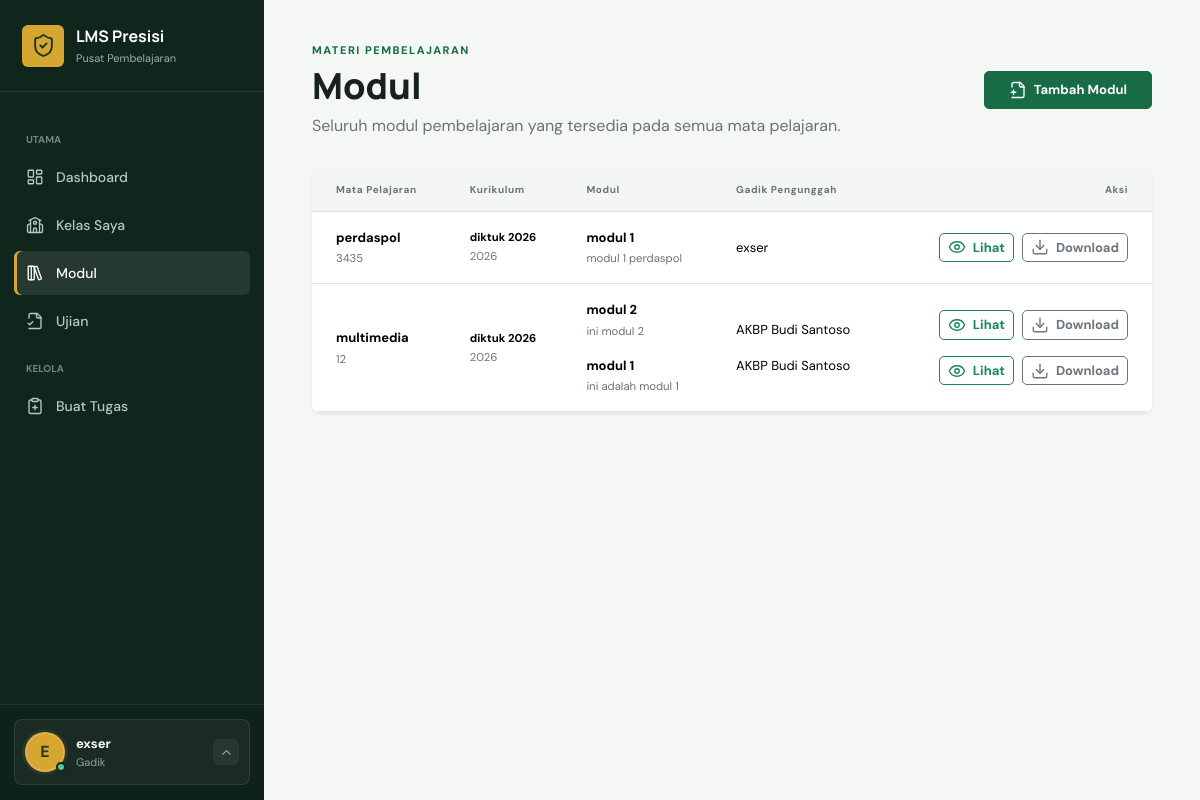
The page /modul/ (signed in) on the database its author committed.
### lms/models.py (models this page shows, shortened)
class CustomUser(AbstractUser):
    class Role(models.TextChoices):
        ADMIN = "ADMIN", "Admin"
        GADIK = "GADIK", "Gadik"
        SERDIK = "SERDIK", "Serdik"
    nama_lengkap = models.CharField(max_length=255, blank=True)
    nip_nrp = models.CharField(max_length=30, unique=True, null=True, blank=True)
    tempat_lahir = models.CharField(max_length=100, blank=True)
    tanggal_lahir = models.DateField(null=True, blank=True)
    asal_pengiriman = models.CharField(max_length=150, blank=True)
    alamat = models.TextField(blank=True)
    role = models.CharField(max_length=10, choices=Role.choices, default=Role.SERDIK)
    @property
    def display_name(self):
        return self.nama_lengkap or self.get_full_name() or self.username

class MataPelajaran(models.Model):
    kurikulum = models.ForeignKey(Kurikulum, on_delete=models.CASCADE, related_name="mata_pelajaran")
    kode_mapel = models.CharField(max_length=20)
    nama_mapel = models.CharField(max_length=100)
    gadik_pengajar = models.ManyToManyField(
        CustomUser,
        blank=True,
        limit_choices_to={"role": CustomUser.Role.GADIK},
        related_name="mata_pelajaran_diampu",
    )
    class Meta:
        ordering = ["kode_mapel"]
        constraints = [
            models.UniqueConstraint(fields=["kurikulum", "kode_mapel"], name="unik_kode_mapel_per_kurikulum")
        ]
        verbose_name_plural = "Mata pelajaran"

class Kurikulum(models.Model):
    nama_kurikulum = models.CharField(max_length=150)
    tahun_ajaran = models.CharField(max_length=10)
    is_active = models.BooleanField(default=True)
    class Meta:
        ordering = ["-is_active", "-tahun_ajaran", "nama_kurikulum"]
        verbose_name_plural = "Kurikulum"

class ModulBelajar(models.Model):
    kelas = models.ForeignKey(Kelas, on_delete=models.CASCADE, related_name="modul")
    mapel = models.ForeignKey(MataPelajaran, on_delete=models.PROTECT, related_name="modul")
    gadik = models.ForeignKey(CustomUser, on_delete=models.PROTECT, related_name="modul_dibuat")
    judul = models.CharField(max_length=200)
    deskripsi = models.TextField()
    file_modul = models.FileField(upload_to="modul/%Y/%m/")
    created_at = models.DateTimeField(auto_now_add=True)
    class Meta:
        ordering = ["-created_at"]
        verbose_name_plural = "Modul belajar"

### lms/views.py (the view)
# urls.py: path("modul/", views.daftar_modul, name="daftar_modul"),
@role_required(CustomUser.Role.ADMIN, CustomUser.Role.GADIK, CustomUser.Role.SERDIK)
def daftar_modul(request):
    modul_unik = {}
    queryset = ModulBelajar.objects.select_related("mapel", "mapel__kurikulum", "gadik").order_by(
        "-created_at"
    )
    for modul in queryset:
        modul_unik.setdefault((modul.mapel_id, modul.file_modul.name), modul)
    modul_per_mapel = []
    kelompok_mapel = {}
    for modul in modul_unik.values():
        kelompok = kelompok_mapel.get(modul.mapel_id)
        if kelompok is None:
            kelompok = {"mapel": modul.mapel, "modul": []}
            kelompok_mapel[modul.mapel_id] = kelompok
            modul_per_mapel.append(kelompok)
        kelompok["modul"].append(modul)
    return render(request, "lms/daftar_modul.html", {"modul_per_mapel": modul_per_mapel})

### lms/views.py (called while the page is built)
def role_required(*roles):
    def decorator(view_func):
        @login_required
        @wraps(view_func)
        def wrapped(request, *args, **kwargs):
            if request.user.role not in roles and not request.user.is_superuser:
                raise PermissionDenied
            return view_func(request, *args, **kwargs)
        return wrapped
    return decorator

### templates/lms/daftar_modul.html (shortened to what this page needs)
{% extends 'base.html' %}
{% block content %}
<header class="page-heading heading-with-action">
    <div><p class="eyebrow">MATERI PEMBELAJARAN</p><h1>Modul</h1><p>Seluruh modul pembelajaran yang tersedia pada semua mata pelajaran.</p></div>
    {% if user.role == 'ADMIN' or user.is_superuser %}
    <a class="btn btn-primary px-4 py-2" href="{% url 'tambah_modul_admin' %}"><i data-lucide="file-plus-2"></i>Tambah Modul</a>
    {% elif user.role == 'GADIK' %}
    <a class="btn btn-primary px-4 py-2" href="{% url 'buat_modul' %}"><i data-lucide="file-plus-2"></i>Tambah Modul</a>
    {% endif %}
</header>
<div class="card border-0 shadow-sm overflow-hidden">
    <div class="table-responsive">
        <table class="table table-hover align-middle mb-0">
            <thead class="table-light"><tr><th class="ps-4">Mata Pelajaran</th><th>Kurikulum</th><th>Modul</th><th>Gadik Pengunggah</th><th class="text-end pe-4">Aksi</th></tr></thead>
            <tbody>
                {% for kelompok in modul_per_mapel %}
                <tr data-mapel-id="{{ kelompok.mapel.pk }}">
                    <td class="ps-4"><strong>{{ kelompok.mapel.nama_mapel }}</strong><small>{{ kelompok.mapel.kode_mapel }}</small></td>
                    <td><strong class="small d-block">{{ kelompok.mapel.kurikulum.nama_kurikulum }}</strong><span class="small text-secondary">{{ kelompok.mapel.kurikulum.tahun_ajaran }}</span></td>
                    <td><div class="d-grid gap-3">{% for item in kelompok.modul %}<div><strong class="d-block">{{ item.judul }}</strong><small>{{ item.deskripsi|default:'Tanpa deskripsi'|truncatewords:12 }}</small></div>{% endfor %}</div></td>
                    <td><div class="d-grid gap-3">{% for item in kelompok.modul %}<div>{{ item.gadik.display_name }}</div>{% endfor %}</div></td>
                    <td class="text-end pe-4"><div class="d-grid gap-3">{% for item in kelompok.modul %}<div class="d-flex justify-content-end gap-2 flex-wrap"><a class="btn btn-outline-success btn-sm" href="{{ item.file_modul.url }}" target="_blank" rel="noopener"><i data-lucide="eye"></i>Lihat</a><a class="btn btn-outline-secondary btn-sm" href="{{ item.file_modul.url }}" download><i data-lucide="download"></i>Download</a></div>{% endfor %}</div></td>
                </tr>
                {% empty %}
                <tr><td colspan="5"><div class="empty-state compact"><i data-lucide="library"></i><p>Belum ada modul yang tersedia.</p></div></td></tr>
                {% endfor %}
            </tbody>
        </table>
    </div>
</div>
{% endblock %}

### templates/base.html (shortened to what this page needs)
{% load static %}
<!doctype html>
<html lang="id">
<head>
    <link href="https://cdn.jsdelivr.net/npm/bootstrap@5.3.8/dist/css/bootstrap.min.css" rel="stylesheet">
    <link rel="stylesheet" href="{% static 'css/app.css' %}">
</head>
<body>
    <div class="app-shell">
        <aside class="sidebar offcanvas-lg offcanvas-start" tabindex="-1" id="sidebar">
            <div class="sidebar-head">
                <a class="brand" href="{% url 'dashboard' %}">
                    <span class="brand-mark"><i data-lucide="shield-check"></i></span>
                    <span><strong>LMS Presisi</strong><small>Pusat Pembelajaran</small></span>
                </a>
            </div>
            <nav class="sidebar-nav">
                <span class="nav-caption">UTAMA</span>
                <a href="{% url 'dashboard' %}" class="nav-item {% if request.resolver_match.url_name == 'dashboard' %}active{% endif %}">
                    <i data-lucide="layout-dashboard"></i><span>Dashboard</span>
                </a>
                <a href="{% url 'daftar_kelas' %}" class="nav-item {% if 'kelas' in request.path %}active{% endif %}">
                    <i data-lucide="school"></i><span>{% if user.role == 'ADMIN' or user.is_superuser %}Daftar Kelas{% else %}Kelas Saya{% endif %}</span>
                </a>
                <a href="{% url 'daftar_modul' %}" class="nav-item {% if request.resolver_match.url_name == 'daftar_modul' %}active{% endif %}">
                    <i data-lucide="library-big"></i><span>Modul</span>
                </a>
                <a href="{% url 'daftar_ujian' %}" class="nav-item {% if 'ujian' in request.resolver_match.url_name %}active{% endif %}">
                    <i data-lucide="file-check-2"></i><span>Ujian</span>
                </a>
                {% if user.role == 'GADIK' or user.role == 'ADMIN' or user.is_superuser %}
                <span class="nav-caption">KELOLA</span>
                <a href="{% url 'buat_tugas' %}" class="nav-item"><i data-lucide="clipboard-plus"></i><span>Buat Tugas</span></a>
                {% endif %}
            </nav>
            <div class="sidebar-user dropup">
                <button class="sidebar-user-trigger" type="button" data-bs-toggle="dropdown" data-bs-display="static" aria-expanded="false" aria-label="Buka menu profil">
                    <span class="account-avatar">
                        <span class="avatar">{{ user.display_name|slice:":1"|upper }}</span>
                        <span class="account-status" aria-hidden="true"></span>
                    </span>
                    <span class="user-copy"><strong>{{ user.display_name }}</strong><small>{{ user.get_role_display }}</small></span>
                    <span class="sidebar-user-chevron"><i data-lucide="chevron-up"></i></span>
                </button>
            </div>
        </aside>
        <main class="main-content">
            <div class="content-wrap">
                {% block content %}{% endblock %}
            </div>
        </main>
    </div>
</body>
</html>

### rows shown on the page
CustomUser: display_name "E", display_name "exser", role "Gadik"
MataPelajaran: mapel.nama_mapel "perdaspol", mapel.kode_mapel "3435", mapel.kurikulum.nama_kurikulum "diktuk 2026", mapel.kurikulum.tahun_ajaran "2026"
ModulBelajar: judul "modul 1", deskripsi "modul 1 perdaspol", gadik.display_name "exser"
MataPelajaran: mapel.nama_mapel "multimedia", mapel.kode_mapel "12", mapel.kurikulum.nama_kurikulum "diktuk 2026", mapel.kurikulum.tahun_ajaran "2026"
ModulBelajar: judul "modul 2", deskripsi "ini modul 2", gadik.display_name "AKBP Budi Santoso"
ModulBelajar: judul "modul 1", deskripsi "ini adalah modul 1", gadik.display_name "AKBP Budi Santoso"
